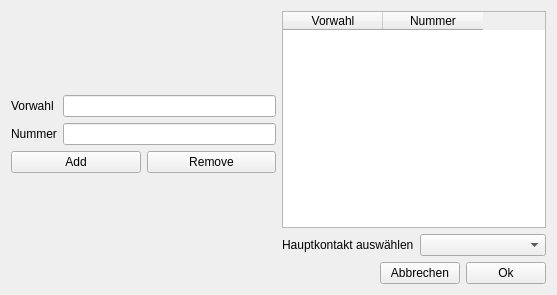
<?xml version="1.0" encoding="UTF-8"?>
<ui version="4.0">
 <class>KontaktView</class>
 <widget class="QWidget" name="KontaktView">
  <property name="geometry">
   <rect>
    <x>0</x>
    <y>0</y>
    <width>557</width>
    <height>295</height>
   </rect>
  </property>
  <property name="windowTitle">
   <string>Form</string>
  </property>
  <layout class="QVBoxLayout" name="verticalLayout_3">
   <item>
    <layout class="QHBoxLayout" name="horizontalLayout_3">
     <item>
      <layout class="QVBoxLayout" name="verticalLayout_2">
       <item>
        <spacer name="verticalSpacer">
         <property name="orientation">
          <enum>Qt::Vertical</enum>
         </property>
         <property name="sizeHint" stdset="0">
          <size>
           <width>20</width>
           <height>40</height>
          </size>
         </property>
        </spacer>
       </item>
       <item>
        <layout class="QFormLayout" name="formLayout">
         <item row="0" column="0">
          <widget class="QLabel" name="label">
           <property name="text">
            <string>Vorwahl</string>
           </property>
          </widget>
         </item>
         <item row="0" column="1">
          <widget class="QLineEdit" name="vorwahlTbx"/>
         </item>
         <item row="1" column="0">
          <widget class="QLabel" name="label_2">
           <property name="text">
            <string>Nummer</string>
           </property>
          </widget>
         </item>
         <item row="1" column="1">
          <widget class="QLineEdit" name="nummerTbx"/>
         </item>
        </layout>
       </item>
       <item>
        <layout class="QHBoxLayout" name="horizontalLayout">
         <item>
          <widget class="QPushButton" name="addBtn">
           <property name="text">
            <string>Add</string>
           </property>
          </widget>
         </item>
         <item>
          <widget class="QPushButton" name="remBtn">
           <property name="text">
            <string>Remove</string>
           </property>
          </widget>
         </item>
        </layout>
       </item>
       <item>
        <spacer name="verticalSpacer_2">
         <property name="orientation">
          <enum>Qt::Vertical</enum>
         </property>
         <property name="sizeHint" stdset="0">
          <size>
           <width>20</width>
           <height>40</height>
          </size>
         </property>
        </spacer>
       </item>
      </layout>
     </item>
     <item>
      <layout class="QVBoxLayout" name="verticalLayout">
       <item>
        <widget class="QTableWidget" name="tableWidget">
         <property name="columnCount">
          <number>2</number>
         </property>
         <column>
          <property name="text">
           <string>Vorwahl</string>
          </property>
         </column>
         <column>
          <property name="text">
           <string>Nummer</string>
          </property>
         </column>
        </widget>
       </item>
       <item>
        <layout class="QHBoxLayout" name="horizontalLayout_2">
         <item>
          <widget class="QLabel" name="label_3">
           <property name="text">
            <string>Hauptkontakt auswählen</string>
           </property>
          </widget>
         </item>
         <item>
          <widget class="QComboBox" name="comboBox"/>
         </item>
        </layout>
       </item>
      </layout>
     </item>
    </layout>
   </item>
   <item>
    <layout class="QHBoxLayout" name="horizontalLayout_4">
     <item>
      <spacer name="horizontalSpacer">
       <property name="orientation">
        <enum>Qt::Horizontal</enum>
       </property>
       <property name="sizeHint" stdset="0">
        <size>
         <width>40</width>
         <height>20</height>
        </size>
       </property>
      </spacer>
     </item>
     <item>
      <widget class="QPushButton" name="abbBtn">
       <property name="text">
        <string>Abbrechen</string>
       </property>
      </widget>
     </item>
     <item>
      <widget class="QPushButton" name="okBtn">
       <property name="text">
        <string>Ok</string>
       </property>
      </widget>
     </item>
    </layout>
   </item>
  </layout>
 </widget>
 <resources/>
 <connections/>
</ui>
